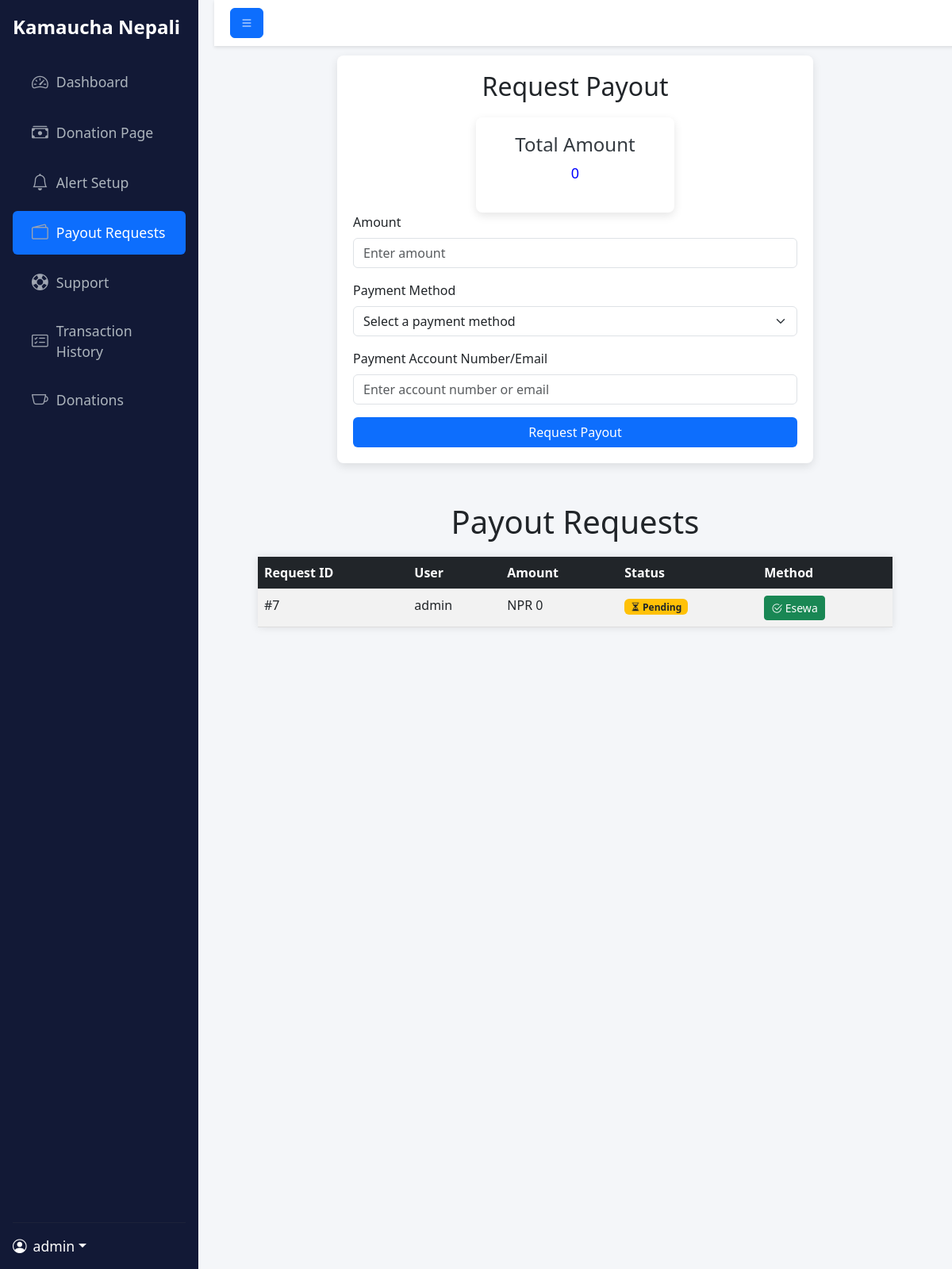
Page /dashboard/payout_request_page/ (signed in) on the earlier database version.
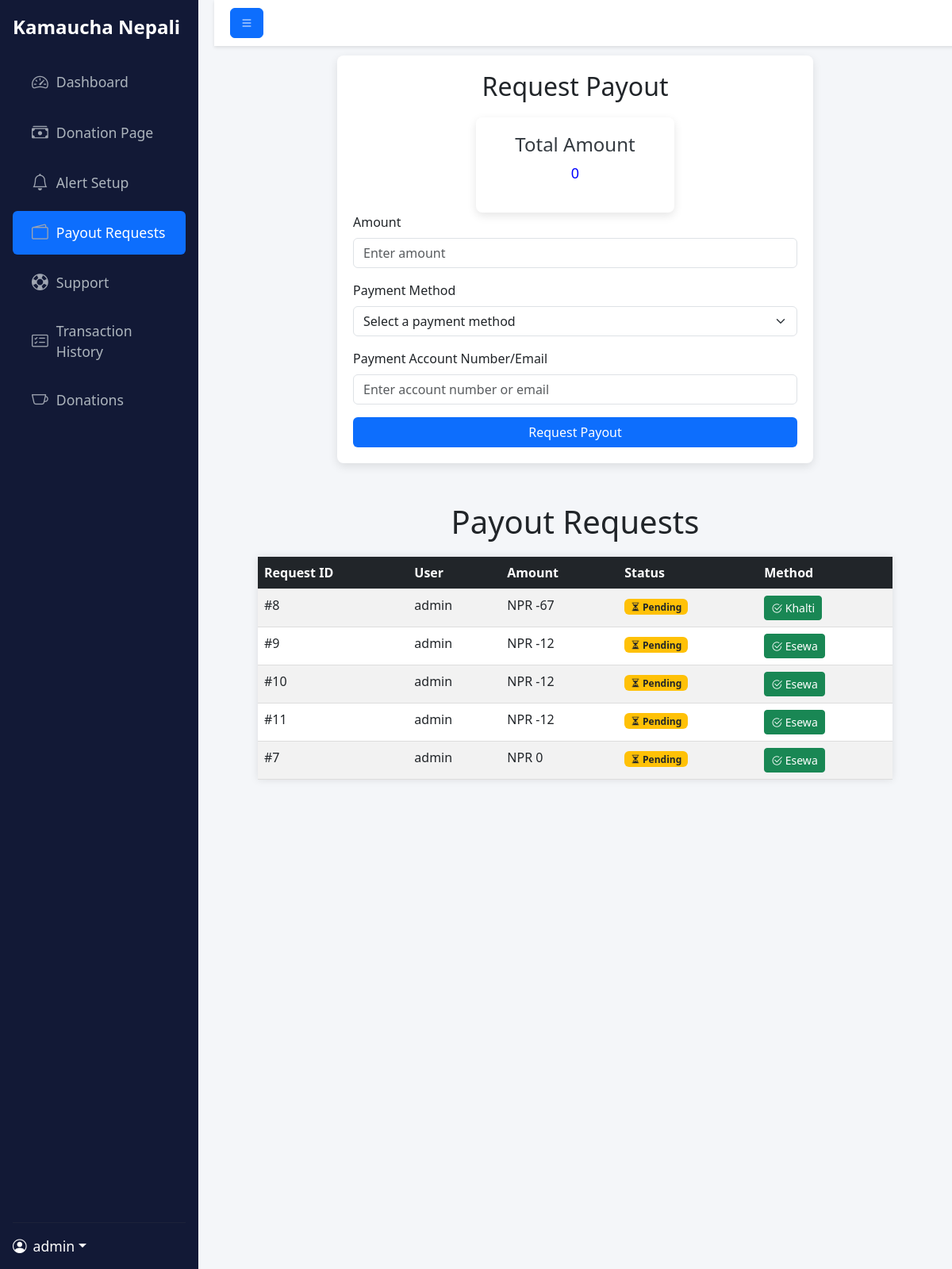
Same page on the later database version.
### home/models.py (models this page shows, shortened)
class PayoutRequest(models.Model):
    PENDING = 'Pending'
    APPROVED = 'Approved'
    REJECTED = 'Rejected'
    COMPLETED = 'Completed'
    PAYOUT_STATUS_CHOICES = [
        (PENDING, 'Pending'),
        (APPROVED, 'Approved'),
        (REJECTED, 'Rejected'),
        (COMPLETED, 'Completed'),
    ]
    username = models.ForeignKey(User, on_delete=models.CASCADE)
    payout_amount = models.IntegerField()
    payout_account = models.TextField()
    payout_method = models.TextField()
    payout_status = models.CharField(
        max_length=20,
        choices=PAYOUT_STATUS_CHOICES,
        default=PENDING,
    )
    appeal_date = models.DateField(auto_now_add=True)

### home/views.py (the view, shortened to what this page needs)
# urls.py: path("dashboard/payout_request_page/", views.payout_request_page,name="payout_request_page"),
def payout_request_page(request):
    if request.user.is_authenticated:
        try:
         total_donation = TotalDonation.objects.get(username=request.user).total_donation
        except TotalDonation.DoesNotExist:
         total_donation = 0
        payout_requests = PayoutRequest.objects.filter(username=request.user).order_by('-appeal_date')
        return render(request,"home/payout_request.html",{"total_donation":total_donation , "payout_requests":payout_requests})
    return redirect("/login/")

### home/templates/home/payout_request.html (shortened to what this page needs)
<!DOCTYPE html>
<html lang="en">
<head>
    <link href="https://cdn.jsdelivr.net/npm/bootstrap@5.3.0/dist/css/bootstrap.min.css" rel="stylesheet">
    <link href="https://cdn.jsdelivr.net/npm/bootstrap-icons@1.10.5/font/bootstrap-icons.css" rel="stylesheet">
</head>
<body>
    <nav class="sidebar d-flex flex-column p-3">
        <a href="#" class="navbar-brand mb-4 text-white">Kamaucha Nepali</a>
        <ul class="nav nav-pills flex-column mb-auto">
            <li class="nav-item mb-2">
                <a href="{% url 'dashboard_page' %}" class="nav-link">
                    <i class="bi bi-speedometer2"></i>
                    <span>Dashboard</span>
                </a>
            </li>
            <li class="nav-item mb-2">
                <a href="{% url 'donation_setup_page' %}" class="nav-link">
                    <i class="bi bi-cash-stack"></i>
                    <span>Donation Page</span>
                </a>
            </li>
            <li class="nav-item mb-2">
                <a href="{% url 'alert_setup_page' %}" class="nav-link">
                    <i class="bi bi-bell"></i>
                    <span>Alert Setup</span>
                </a>
            </li>
            <li class="nav-item mb-2">
                <a href="{% url 'payout_request_page' %}" class="nav-link active    ">
                    <i class="bi bi-wallet2"></i>
                    <span>Payout Requests</span>
                </a>
            </li>
            <li class="nav-item mb-2">
                <a href="{% url 'support_page' %}" class="nav-link">
                    <i class="bi bi-life-preserver"></i>
                    <span>Support</span>
                </a>
            </li>
            <li class="nav-item mb-2">
                <a href="{% url 'transcations_history_page' %}" class="nav-link">
                    <i class="bi bi-card-checklist"></i>
                    <span>Transaction History</span>
                </a>
            </li>
            <li class="nav-item mb-2">
                <a href="{% url 'donations_page' %}" class="nav-link">
                    <i class="bi bi-cup"></i>
                    <span>Donations</span>
                </a>
            </li>
        </ul>
        <hr>
        <div class="dropdown">
            <a href="#" class="d-flex align-items-center text-white text-decoration-none dropdown-toggle" id="userDropdown" data-bs-toggle="dropdown" aria-expanded="false">
                <i class="bi bi-person-circle me-2"></i>
                <span class="username">{{user.username}}</span>
            </a>
        </div>
    </nav>
    <div class="content flex-grow-1">
        <nav class="top-navbar d-flex justify-content-between align-items-center">
            <div>
                <button class="btn btn-primary" id="sidebarToggle">
                    <i class="bi bi-list"></i>
                </button>
            </div>
        </nav>
        <div class="form-container">
            <h2>Request Payout</h2>
            <form id="payout-form" method="POST">
                <div class="total-donation-card">
                    <h3>Total Amount</h3>
                    <p>{{ total_donation }}</p>
                </div>
                <div class="mb-3">
                    <label for="amount" class="form-label">Amount</label>
                    <input type="number" class="form-control" id="amount" name="amount" placeholder="Enter amount" required>
                </div>
                <div class="mb-3">
                    <label for="payment_method" class="form-label">Payment Method</label>
                    <select class="form-select" id="payment_method" name="payment_method" required>
                        <option value="" disabled selected>Select a payment method</option>
                    </select>
                </div>
                <div class="mb-3">
                    <label for="payment_account" class="form-label">Payment Account Number/Email</label>
                    <input type="text" class="form-control" id="payment_account" name="payment_account" placeholder="Enter account number or email" required>
                </div>
                <button type="submit" class="btn btn-submit">Request Payout</button>
            </form>
        </div>
        <div class="requests_container">
            <h1>Payout Requests</h1>
            <table class="table table-striped table-hover">
                <thead class="table-dark">
                    <tr>
                        <th scope="col">Request ID</th>
                        <th scope="col">User</th>
                        <th scope="col">Amount</th>
                        <th scope="col">Status</th>
                        <th scope="col">Method</th>
                    </tr>
                </thead>
                <tbody>
                    {% for request in payout_requests %}
                    <tr>
                        <td>#{{ request.id }}</td>
                        <td>{{ request.username }}</td>
                        <td>NPR {{ request.payout_amount }}</td>
                        <td>
                            {% if request.payout_status == 'Pending' %}
                                <span class="badge bg-warning text-dark"><i class="bi bi-hourglass-split"></i> Pending</span>
                            {% elif request.payout_status == 'Approved' %}
                                <span class="badge bg-success"><i class="bi bi-check-circle-fill"></i> Approved</span>
                            {% elif request.payout_status == 'Rejected' %}
                                <span class="badge bg-danger"><i class="bi bi-x-circle-fill"></i> Rejected</span>
                            {% elif request.payout_status == 'Completed' %}
                                <span class="badge bg-primary"><i class="bi bi-wallet2"></i> Completed</span>
                            {% endif %}
                        </td>
                        <td>
                            {% if request.payout_method == 'Esewa' %}
                                <button class="btn btn-sm btn-success"><i class="bi bi-check2-circle"></i> Esewa</button>
                            {% else %}
                                <button class="btn btn-sm btn-success"><i class="bi bi-check2-circle"></i> Khalti</button>
                            {% endif %}
                        </td>
                    </tr>
                    {% endfor %}
                </tbody>
            </table>
        </div>
</body>
</html>

### home/templates/home/payout_request.html (style rules this page uses)
body { display: flex; min-height: 100vh; background-color: #f4f6f9; }
.sidebar { min-width: 250px; max-width: 250px; background-color: #343a40; color: #fff; transition: all 0.3s; }
.sidebar .nav-link { color: #adb5bd; transition: all 0.3s; }
.sidebar .nav-link.active { background-color: #0d6efd; color: #fff; }
.content { width: 100%; padding: 20px; transition: all 0.3s; }
.top-navbar { width: 100%; padding: 10px 20px; background-color: #fff; box-shadow: 0 2px 4px rgba(0,0,0,0.1); position: fixed; top: 0; z-index: 1000; display: flex; justify-content: space-between; align-items: center; }
.sidebar { min-width: 250px; max-width: 250px; background-color: #343a40; color: #fff; transition: all 0.3s ease; }
.content { transition: all 0.3s ease; }
.form-container { max-width: 600px; margin: 50px auto; background-color: #fff; padding: 20px; border-radius: 8px; box-shadow: 0px 4px 12px rgba(0, 0, 0, 0.1); }
h2 { text-align: center; margin-bottom: 20px; }
.btn-submit { width: 100%; background-color: #0d6efd; color: #fff; }
.total-donation-card { max-width: 250px; margin: auto; margin-top: 20px; padding: 20px; border-radius: 8px; background-color: #fff; box-shadow: 0px 4px 12px rgba(0, 0, 0, 0.1); text-align: center; }
.total-donation-card h3 { font-size: 24px; color: #343a40; }
.total-donation-card p { font-size: 18px; color: #0d6efd; }
.total-donation-card p { decoration : none; color : Blue; font:sans-sherif; }
.requests_container { max-width: 800px; margin: 0 auto; }
h1 { text-align: center; margin-bottom: 20px; }
table { width: 100%; border-collapse: collapse; margin-bottom: 30px; background-color: #fff; box-shadow: 0 0 10px rgba(0, 0, 0, 0.1); }
table th, table td { padding: 15px; text-align: left; border-bottom: 1px solid #ddd; }
table th { background-color: #f8f8f8; }
.sidebar { background-color: #121936; min-width: 250px; color: #fff; height: 200vh; overflow-y: auto; }
.navbar-brand { font-size: 1.5rem; font-weight: bold; color: #f0f0f0; }
.nav-link { color: #b0b3b8; font-size: 1.1rem; padding: 0.75rem 1.5rem; border-radius: 0.5rem; display: flex; align-items: center; transition: background-color 0.3s, color 0.3s; }
.nav-link:hover, .nav-link.active { background-color: #1b2342; color: #ffffff; }
.nav-link i { font-size: 1.3rem; margin-right: 10px; color: #9fa5b1; }
.username { overflow: hidden; text-overflow: ellipsis; white-space: nowrap; }
.dropdown-toggle { color: #ffffff; font-size: 1.1rem; }
hr { border-top: 1px solid #3b3e45; }

Differences in the rows shown:
added PayoutRequest: id "8", username "admin", payout_amount "-67", payout_status "Pending" (drawn), payout_method "Khalti" (drawn)
added PayoutRequest: id "9", username "admin", payout_amount "-12", payout_status "Pending" (drawn), payout_method "Esewa" (drawn)
added PayoutRequest: id "10", username "admin", payout_amount "-12", payout_status "Pending" (drawn), payout_method "Esewa" (drawn)
added PayoutRequest: id "11", username "admin", payout_amount "-12", payout_status "Pending" (drawn), payout_method "Esewa" (drawn)
